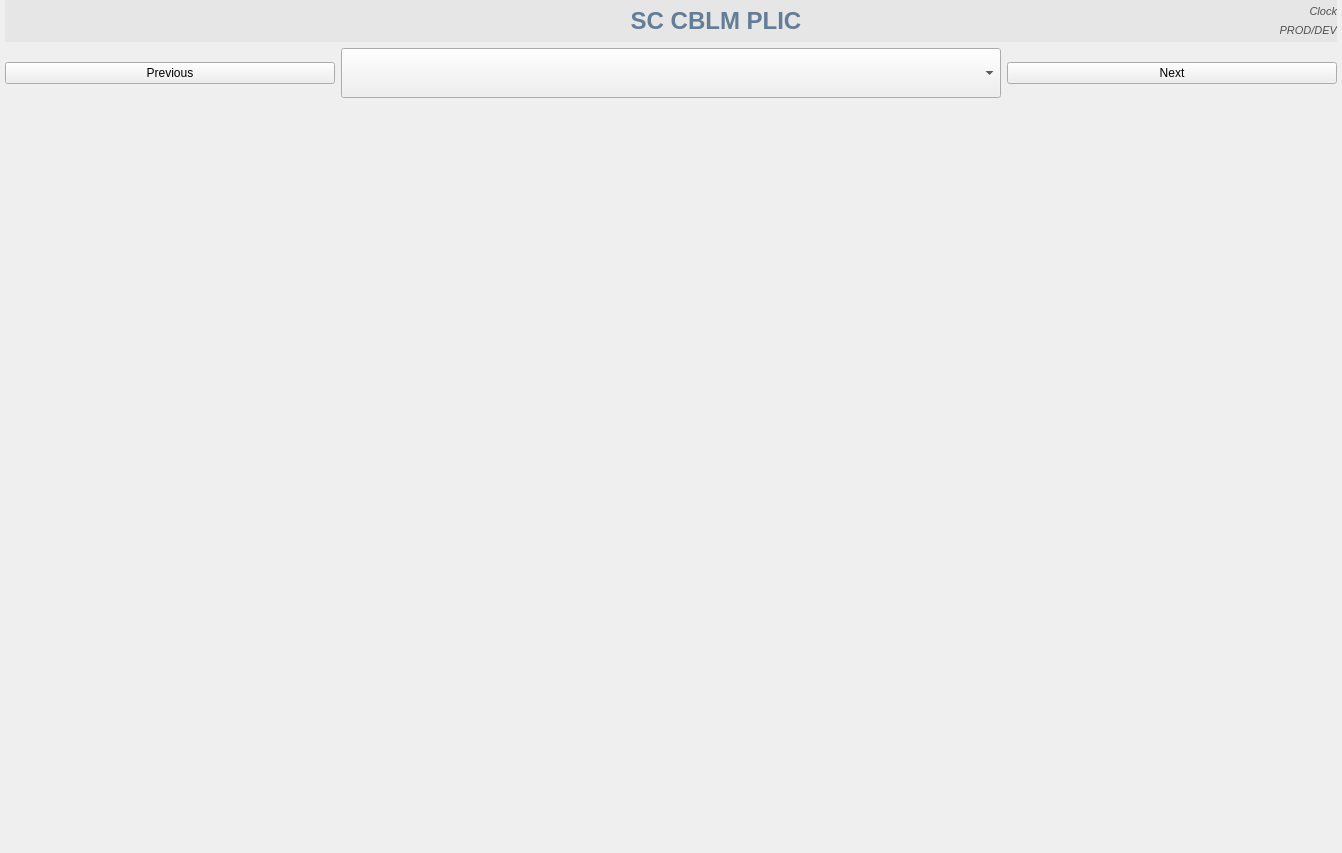
<?xml version="1.0" encoding="UTF-8"?>
<ui version="4.0">
 <class>Form</class>
 <widget class="QWidget" name="Form">
  <property name="geometry">
   <rect>
    <x>0</x>
    <y>0</y>
    <width>1342</width>
    <height>853</height>
   </rect>
  </property>
  <property name="windowTitle">
   <string>SC LBLM PLIC</string>
  </property>
  <layout class="QVBoxLayout" name="verticalLayout" stretch="0,0,1">
   <property name="leftMargin">
    <number>5</number>
   </property>
   <property name="topMargin">
    <number>0</number>
   </property>
   <property name="rightMargin">
    <number>5</number>
   </property>
   <property name="bottomMargin">
    <number>0</number>
   </property>
   <item>
    <widget class="QFrame" name="TitleBox_SC_3">
     <property name="styleSheet">
      <string notr="true">background-color: rgb(230, 230, 230);</string>
     </property>
     <property name="frameShape">
      <enum>QFrame::NoFrame</enum>
     </property>
     <property name="frameShadow">
      <enum>QFrame::Raised</enum>
     </property>
     <layout class="QHBoxLayout" name="horizontalLayout_4" stretch="0,1,0">
      <property name="leftMargin">
       <number>0</number>
      </property>
      <property name="topMargin">
       <number>5</number>
      </property>
      <property name="rightMargin">
       <number>0</number>
      </property>
      <property name="bottomMargin">
       <number>5</number>
      </property>
      <item>
       <widget class="PyDMDrawingImage" name="PyDMDrawingImage">
        <property name="minimumSize">
         <size>
          <width>150</width>
          <height>0</height>
         </size>
        </property>
        <property name="maximumSize">
         <size>
          <width>200</width>
          <height>50</height>
         </size>
        </property>
        <property name="toolTip">
         <string/>
        </property>
        <property name="filename" stdset="0">
         <string>$PYDM/mps/mps_icon_lockup.png</string>
        </property>
       </widget>
      </item>
      <item>
       <widget class="QLabel" name="Title_SC_3">
        <property name="minimumSize">
         <size>
          <width>1050</width>
          <height>0</height>
         </size>
        </property>
        <property name="font">
         <font>
          <pointsize>18</pointsize>
          <weight>75</weight>
          <bold>true</bold>
         </font>
        </property>
        <property name="styleSheet">
         <string notr="true">color: rgb(100, 125, 150);
background-color: rgba(255, 255, 255, 0);</string>
        </property>
        <property name="text">
         <string>SC CBLM PLIC</string>
        </property>
        <property name="alignment">
         <set>Qt::AlignCenter</set>
        </property>
       </widget>
      </item>
      <item>
       <layout class="QVBoxLayout" name="verticalLayout_4">
        <item>
         <widget class="PyDMLabel" name="Clock_5">
          <property name="minimumSize">
           <size>
            <width>0</width>
            <height>0</height>
           </size>
          </property>
          <property name="font">
           <font>
            <pointsize>8</pointsize>
            <italic>true</italic>
           </font>
          </property>
          <property name="toolTip">
           <string/>
          </property>
          <property name="whatsThis">
           <string/>
          </property>
          <property name="styleSheet">
           <string notr="true">color: rgb(79, 79, 79);
background-color: rgba(255, 255, 255, 0);</string>
          </property>
          <property name="text">
           <string>Clock</string>
          </property>
          <property name="alignment">
           <set>Qt::AlignRight|Qt::AlignTrailing|Qt::AlignVCenter</set>
          </property>
          <property name="precision" stdset="0">
           <number>0</number>
          </property>
          <property name="showUnits" stdset="0">
           <bool>false</bool>
          </property>
          <property name="precisionFromPV" stdset="0">
           <bool>true</bool>
          </property>
          <property name="alarmSensitiveContent" stdset="0">
           <bool>false</bool>
          </property>
          <property name="alarmSensitiveBorder" stdset="0">
           <bool>true</bool>
          </property>
          <property name="channel" stdset="0">
           <string>SIOC:SYS0:AL00:TOD</string>
          </property>
         </widget>
        </item>
        <item>
         <widget class="PyDMLabel" name="Location_5">
          <property name="font">
           <font>
            <pointsize>8</pointsize>
            <italic>true</italic>
           </font>
          </property>
          <property name="toolTip">
           <string/>
          </property>
          <property name="styleSheet">
           <string notr="true">color: rgb(79, 79, 79);
background-color: rgba(255, 255, 255, 0);</string>
          </property>
          <property name="text">
           <string>PROD/DEV</string>
          </property>
          <property name="alignment">
           <set>Qt::AlignRight|Qt::AlignTrailing|Qt::AlignVCenter</set>
          </property>
          <property name="precision" stdset="0">
           <number>0</number>
          </property>
          <property name="showUnits" stdset="0">
           <bool>false</bool>
          </property>
          <property name="precisionFromPV" stdset="0">
           <bool>true</bool>
          </property>
          <property name="alarmSensitiveContent" stdset="0">
           <bool>false</bool>
          </property>
          <property name="alarmSensitiveBorder" stdset="0">
           <bool>true</bool>
          </property>
          <property name="channel" stdset="0">
           <string>SIOC:SYS0:AL00:MODE</string>
          </property>
         </widget>
        </item>
       </layout>
      </item>
     </layout>
    </widget>
   </item>
   <item>
    <layout class="QHBoxLayout" name="horizontalLayout" stretch="1,2,1">
     <item>
      <widget class="QPushButton" name="Previous">
       <property name="text">
        <string>Previous</string>
       </property>
      </widget>
     </item>
     <item>
      <widget class="QComboBox" name="comboBox">
       <property name="minimumSize">
        <size>
         <width>0</width>
         <height>50</height>
        </size>
       </property>
       <property name="font">
        <font>
         <pointsize>20</pointsize>
        </font>
       </property>
      </widget>
     </item>
     <item>
      <widget class="QPushButton" name="Next">
       <property name="text">
        <string>Next</string>
       </property>
      </widget>
     </item>
    </layout>
   </item>
   <item>
    <widget class="PyDMEmbeddedDisplay" name="PyDMEmbeddedDisplay">
     <property name="toolTip">
      <string/>
     </property>
     <property name="styleSheet">
      <string notr="true">background-color: rgba(255, 255, 255, 0);</string>
     </property>
     <property name="macros" stdset="0">
      <string>{&quot;DEVICE&quot;=${DEVICE}}</string>
     </property>
     <property name="filename" stdset="0">
      <string>_cblm_global_waveform.py</string>
     </property>
    </widget>
   </item>
  </layout>
 </widget>
 <customwidgets>
  <customwidget>
   <class>PyDMLabel</class>
   <extends>QLabel</extends>
   <header>pydm.widgets.label</header>
  </customwidget>
  <customwidget>
   <class>PyDMDrawingImage</class>
   <extends>QWidget</extends>
   <header>pydm.widgets.drawing</header>
  </customwidget>
  <customwidget>
   <class>PyDMEmbeddedDisplay</class>
   <extends>QFrame</extends>
   <header>pydm.widgets.embedded_display</header>
  </customwidget>
 </customwidgets>
 <resources/>
 <connections/>
</ui>
